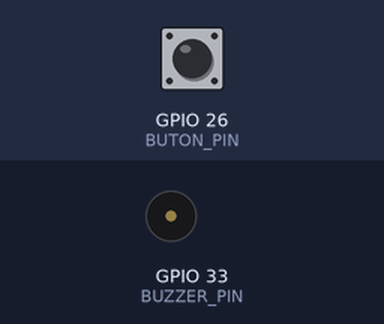
The sketch below on a simulated ESP32. Parts: buzzer (waves = sounding, pin HIGH). Inputs (shaded band) come from the test bench; at power-on: GPIO 26 (BUTON_PIN) HIGH.

Above: at 1.2 s.
1.3 s: GPIO 26 (BUTON_PIN) pulled LOW for 0.15 s
At 1.37 s:
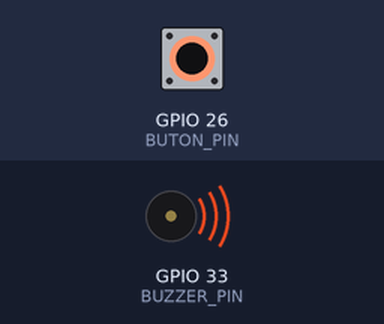
2.9 s: GPIO 26 (BUTON_PIN) pulled LOW for 3.2 s
At 7.2 s:
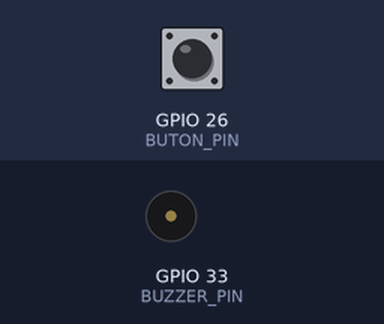
Timing chart, 0 to 8.7 s (numbered marks = the images above; inputs shaded):
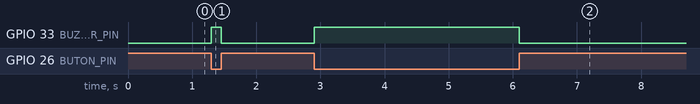

The sketch:

Foy1_ButonBuzzer.ino
```cpp
// FOY 1 - Etkinlik 3: Butona bas, sesi duy
const int BUTON_PIN = 26;
const int BUZZER_PIN = 33;

// Etkinlik 2'deki sonucuna gore doldur:
// Aktif-HIGH modul: ACIK = HIGH, KAPALI = LOW
// Aktif-LOW modul : ACIK = LOW,  KAPALI = HIGH
const int BUZZER_ACIK = HIGH;
const int BUZZER_KAPALI = LOW;

void setup() {
  pinMode(BUTON_PIN, INPUT_PULLUP);
  pinMode(BUZZER_PIN, OUTPUT);
  digitalWrite(BUZZER_PIN, BUZZER_KAPALI);   // sessiz basla
}

void loop() {
  int butonDurumu = digitalRead(BUTON_PIN);

  if (butonDurumu == LOW) {                  // butona basildi
    digitalWrite(BUZZER_PIN, BUZZER_ACIK);
  } else {                                   // buton serbest
    digitalWrite(BUZZER_PIN, BUZZER_KAPALI);
  }
}
```

Measured:
- after the input at 1.3 s, GPIO 33 (BUZZER_PIN): LOW → HIGH at once, → LOW 0.15 s later
- after the input at 2.9 s, GPIO 33 (BUZZER_PIN): LOW → HIGH at once, → LOW 3.2 s later
